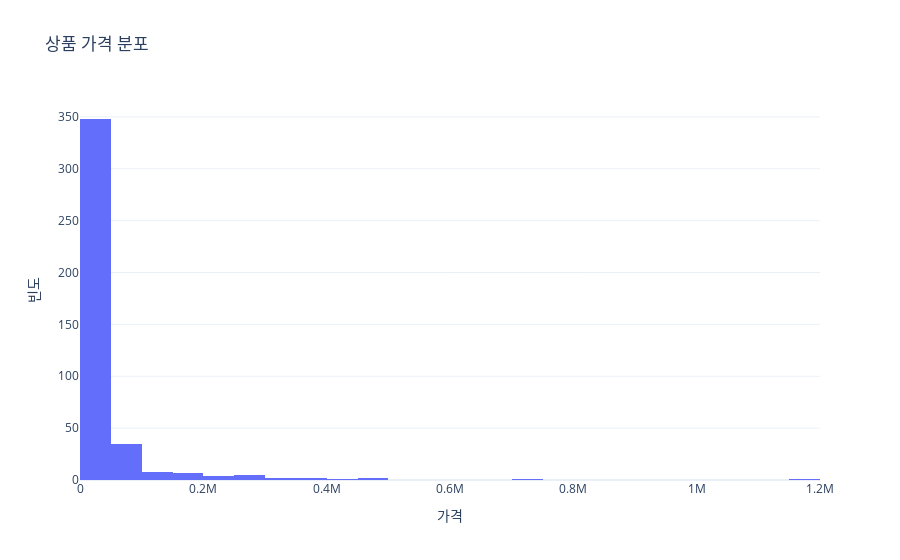

Notebook cell for this chart:
### Markdown cell above
## 3. 주요 지표 분포 분석

### 3.1 가격 분포

### Code cell
fig = go.Figure(data=[go.Histogram(x=products_df['price'], nbinsx=50, marker_color='#636EFA')])
fig.update_layout(
    title='상품 가격 분포',
    xaxis_title='가격',
    yaxis_title='빈도',
    template='plotly_white'
)
fig.show()

### Figure 1 — Plotly figure (JSON) as saved in the notebook; plotly's stock layout.template omitted (floating-point values rounded to 4 significant figures; data arrays with more than 128 entries replaced by an {"elided": "..."} marker saying what was removed)
{"data": [{"marker": {"color": "#636EFA"}, "nbinsx": 50, "type": "histogram", "x": {"elided": "416 int values"}}], "layout": {"title": {"text": "상품 가격 분포"}, "xaxis": {"title": {"text": "가격"}}, "yaxis": {"title": {"text": "빈도"}}}}
